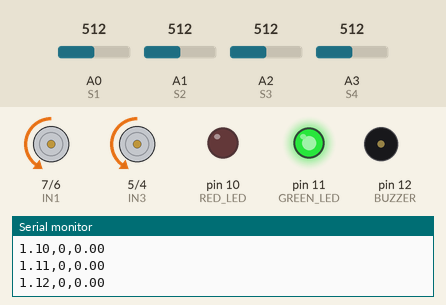
Simulated run of this sketch. Board: Arduino Uno, built with avr-gcc and run on an emulated ATmega328P. Shown: motor-driver pin pairs drawn as motors (green arrow = first pin HIGH = forward, orange = second pin HIGH = backward, longer = more drive, scaled by the enable pin), output pins drawn as LEDs (lit = HIGH), buzzer (waves = sounding, pin HIGH), the last lines printed to the serial monitor. Inputs (shaded band) come from the test bench; at power-on: A3 (S4) = 512, A2 (S3) = 512, A0 (S1) = 512, A1 (S2) = 512.

Above: at 1.2 s.
1.3 s: A3 (S4) set to 487
At 1.9 s:
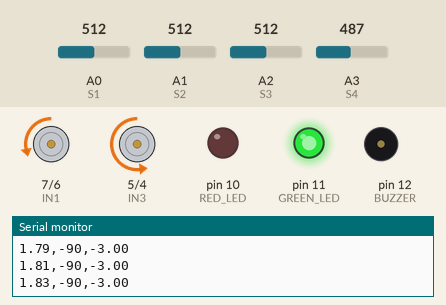
2.8 s: A2 (S3) set to 490
At 4.2 s:
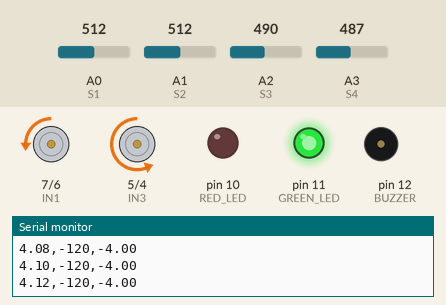
5.8 s: A0 (S1) set to 484
At 6.6 s:
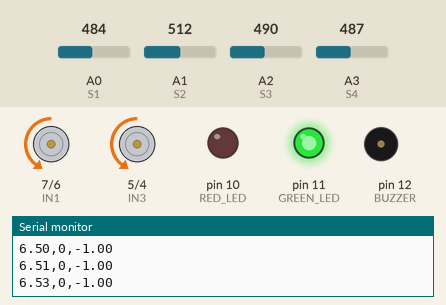
7.3 s: A1 (S2) set to 490
At 7.8 s:
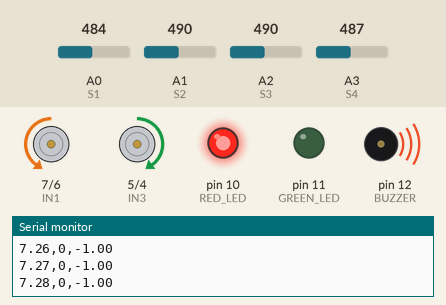
8.8 s: A3 (S4) set to 510
At 10.0 s:
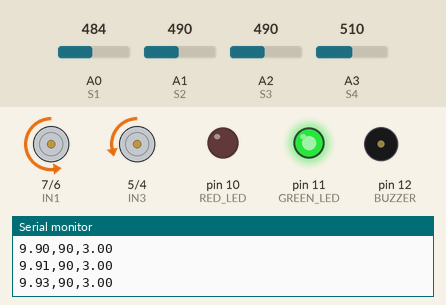
10.3 s: A3 (S4) set to 490
At 11.7 s:
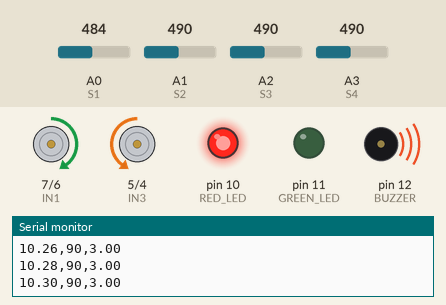
Timing chart, 0 to 12.8 s (numbered marks = the images above; inputs shaded):
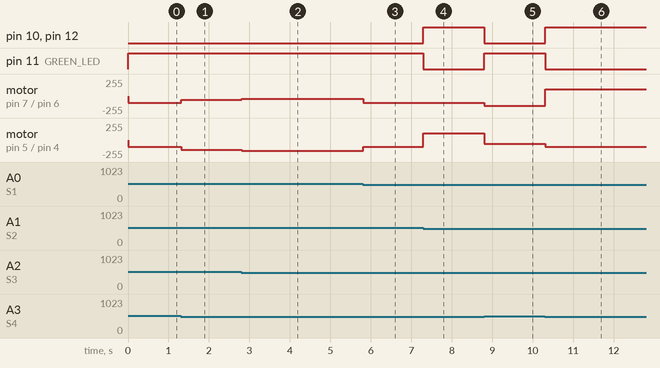

The sketch:

code_before_PID.ino
```cpp
// ======================
// L298N Motor Driver Pins Configuration
// ======================

// These pins control the direction of the motors for turning, forward, or backward motion
#define IN1 7  // Left motor direction control pin
#define IN2 6  // Left motor direction control pin
#define IN3 5  // Right motor direction control pin
#define IN4 4  // Right motor direction control pin

// These pins control the speed of the left and right motors using PWM signals
#define ENA 3  // PWM speed control pin for the left motor
#define ENB 9  // PWM speed control pin for the right motor

// ======================
// IR Sensor Pins Configuration
// ======================

// These pins read analog signals from line-following IR sensors
#define S1 A0  // Far Left IR sensor, detects far-left line position
#define S2 A1  // Mid Left IR sensor, detects mid-left line position
#define S3 A2  // Mid Right IR sensor, detects mid-right line position
#define S4 A3  // Far Right IR sensor, detects far-right line position

// ======================
// Motor Speed & PID Constants
// ======================

// BASE_SPEED determines the baseline speed of both motors during straight movement
#define BASE_SPEED 100     // Base motor speed (value between 0 and 255)

// MAX_CORRECTION limits the maximum speed difference applied to correct the robot's direction
#define MAX_CORRECTION 80  // Maximum speed adjustment for correcting movement

// THRESHOLD is the IR sensors' sensitivity cutoff, differentiating between black line and white background
#define THRESHOLD 500      // IR sensor threshold for line detection

// ERROR_DEADBAND is the tolerance range within which small directional errors are ignored (drives straight)
#define ERROR_DEADBAND 2   // Tolerance level to prevent micro-corrections

// ======================
// Status LEDs & Buzzer Configuration
// ======================

// These components visually and audibly indicate the robot’s state
#define RED_LED 10   // LED lights up when the robot loses the line
#define GREEN_LED 11 // LED lights up when the robot is following the line
#define BUZZER 12    // Buzzer sounds when the robot loses the line

// ======================
// Memory Variables
// ======================

// `lastLinePos` stores the last known position of the line (-1 = Left, 1 = Right, 0 = Center)
int lastLinePos = 0;

void setup() {
  // Motor pins setup as OUTPUT
  pinMode(IN1, OUTPUT);
  pinMode(IN2, OUTPUT);
  pinMode(IN3, OUTPUT);
  pinMode(IN4, OUTPUT);

  // Speed control pins setup as OUTPUT
  pinMode(ENA, OUTPUT);
  pinMode(ENB, OUTPUT);

  // Status indicator pins (LEDs and buzzer) set as OUTPUT
  pinMode(RED_LED, OUTPUT);
  pinMode(GREEN_LED, OUTPUT);
  pinMode(BUZZER, OUTPUT);

  // Begin serial communication for debugging purposes
  Serial.begin(9600);
}

// ======================
// Motor Control Functions
// ======================

// Function: Move both motors forward at a specified speed
void forward(int speed) {
  digitalWrite(IN2, HIGH);  // Left motor moves forward
  digitalWrite(IN1, LOW);   // Left motor direction LOW
  digitalWrite(IN4, HIGH);  // Right motor moves forward
  digitalWrite(IN3, LOW);   // Right motor direction LOW
  analogWrite(ENA, speed);  // Set left motor speed
  analogWrite(ENB, speed);  // Set right motor speed
}

// Function: Turn left by stopping the right motor and reducing left motor speed
void turnLeft(int speed) {
  digitalWrite(IN1, LOW);   // Left motor LOW direction
  digitalWrite(IN2, HIGH);  // Left motor forward
  analogWrite(ENA, speed);  // Reduce left motor speed
  digitalWrite(IN3, LOW);   // Right motor stopped
  digitalWrite(IN4, LOW);   // Right motor stopped
  analogWrite(ENB, 0);      // Stop right motor
}

// Function: Turn right by stopping the left motor and reducing right motor speed
void turnRight(int speed) {
  digitalWrite(IN1, LOW);   // Left motor stop
  digitalWrite(IN2, LOW);   // Left motor stop
  analogWrite(ENA, 0);      // Stop left motor
  digitalWrite(IN3, LOW);   // Right motor LOW
  digitalWrite(IN4, HIGH);  // Right motor forward
  analogWrite(ENB, speed);  // Reduce right motor speed
}

// Function: Spin anticlockwise (left motor backward, right motor forward)
void spinLeft(int speed) {
  digitalWrite(IN1, HIGH);  // Left motor backward
  digitalWrite(IN2, LOW);   // Left motor direction LOW
  digitalWrite(IN3, LOW);   // Right motor stop
  digitalWrite(IN4, HIGH);  // Right motor forward
  analogWrite(ENA, speed);  // Adjust left motor speed
  analogWrite(ENB, speed);  // Adjust right motor speed
}

// Function: Spin clockwise (left motor forward, right motor backward)
void spinRight(int speed) {
  digitalWrite(IN1, LOW);   // Left motor forward
  digitalWrite(IN2, HIGH);  // Left motor direction HIGH
  digitalWrite(IN3, HIGH);  // Right motor backward
  digitalWrite(IN4, LOW);   // Right motor direction LOW
  analogWrite(ENA, speed);  // Adjust left motor speed
  analogWrite(ENB, speed);  // Adjust right motor speed
}

// ======================
// Main Loop
// ======================

void loop() {
  float currentTimeSec = millis() / 1000.0;  // Track elapsed time in seconds

  // Read IR sensor analog values
  int v1 = analogRead(S1);  // Far Left sensor
  int v2 = analogRead(S2);  // Mid Left sensor
  int v3 = analogRead(S3);  // Mid Right sensor
  int v4 = analogRead(S4);  // Far Right sensor

  // Convert analog values to binary (1 for line detected, 0 for no line)
  int s1 = (v1 > THRESHOLD);
  int s2 = (v2 > THRESHOLD);
  int s3 = (v3 > THRESHOLD);
  int s4 = (v4 > THRESHOLD);

  // Calculate weighted error based on sensor positions to center the robot on the line
  float error = (-3 * s1) + (-1 * s2) + (1 * s3) + (3 * s4);

  // `lastLinePos` tracks the last known error direction for recovery
  if (error < 0) lastLinePos = -1;  // Line is to the left
  if (error > 0) lastLinePos = 1;   // Line is to the right

  // Handle lost line scenario (all sensors OFF)
  if (!s1 && !s2 && !s3 && !s4) {
    // Turn RED LED and buzzer ON to signal lost line detection
    digitalWrite(RED_LED, HIGH);
    digitalWrite(GREEN_LED, LOW);
    digitalWrite(BUZZER, HIGH);

    // Attempt recovery based on last known line position
    if (lastLinePos == -1) {
      spinRight(100);  // Rotate clockwise to find the line
    } else {
      spinLeft(100);   // Rotate anticlockwise to find the line
    }
    return;  // Skip remaining loop logic until the line is recovered
  }

  // Turn GREEN LED ON and RED LED/Buzzer OFF to indicate normal operation
  digitalWrite(RED_LED, LOW);
  digitalWrite(GREEN_LED, HIGH);
  digitalWrite(BUZZER, LOW);

  int leftSpeed, rightSpeed;

  // Apply deadband logic: Drive straight if the error is within tolerance
  if (abs(error) <= ERROR_DEADBAND) {
    leftSpeed = BASE_SPEED;  // Maintain uniform speed on straight paths
    rightSpeed = BASE_SPEED;
  } else {
    // Calculate correction factor for adjusting motor speeds
    int correction = error * 15;  // Proportional gain factor for correcting turns
    correction = constrain(correction, -MAX_CORRECTION, MAX_CORRECTION);  // Limit correction to valid range

    // Adjust motor speeds using proportional correction logic
    leftSpeed = BASE_SPEED + correction;  // Modify left speed based on error
    rightSpeed = BASE_SPEED - correction; // Modify right speed based on error
  }

  // Ensure motor speeds are within valid PWM range (0 to 255)
  leftSpeed = constrain(leftSpeed, 0, 255);
  rightSpeed = constrain(rightSpeed, 0, 255);

  int steering_cmd = leftSpeed - rightSpeed;  // Difference between left and right motor speeds

  // Drive forward with the corrected motor speeds
  digitalWrite(IN2, HIGH);  // Left motor forward
  digitalWrite(IN1, LOW);   // Left motor direction LOW
  digitalWrite(IN4, HIGH);  // Right motor forward
  digitalWrite(IN3, LOW);   // Right motor direction LOW

  // Apply corrected speeds using PWM
  analogWrite(ENA, leftSpeed);
  analogWrite(ENB, rightSpeed);

  // Output debugging information
  Serial.print(currentTimeSec, 2);   // Log time
  Serial.print(",");                // Separator
  Serial.print(steering_cmd);       // Log steering command
  Serial.print(",");
  Serial.println(error);            // Log error
}
```

Measured:
- the behaviour switches between 501 and 500 on A3 (S4) (found by bisection; images 0 and 1)
- the behaviour switches between 501 and 500 on A0 (S1) (found by bisection; images 2 and 3)
- after the input at 1.3 s, motor on pin 7 (IN1) / pin 6 (IN2): backward 100/255 → backward 55/255 at once; motor on pin 5 (IN3) / pin 4 (IN4): backward 100/255 → backward 145/255 at once
- after the input at 2.8 s, motor on pin 7 (IN1) / pin 6 (IN2): backward 55/255 → backward 40/255 at once; motor on pin 5 (IN3) / pin 4 (IN4): backward 145/255 → backward 160/255 at once
- after the input at 5.8 s, motor on pin 7 (IN1) / pin 6 (IN2): backward 40/255 → backward 100/255 at once; motor on pin 5 (IN3) / pin 4 (IN4): backward 160/255 → backward 100/255 at once
- after the input at 7.3 s, pin 10 (RED_LED), pin 12 (BUZZER): LOW → HIGH at once; pin 11 (GREEN_LED): HIGH → LOW at once; motor on pin 5 (IN3) / pin 4 (IN4): backward 100/255 → forward 100/255 at once
- after the input at 8.8 s, pin 10 (RED_LED), pin 12 (BUZZER): HIGH → LOW at once; pin 11 (GREEN_LED): LOW → HIGH at once; motor on pin 7 (IN1) / pin 6 (IN2): backward 100/255 → backward 145/255 at once; motor on pin 5 (IN3) / pin 4 (IN4): forward 100/255 → backward 55/255 at once
- after the input at 10.3 s, pin 10 (RED_LED), pin 12 (BUZZER): LOW → HIGH at once; pin 11 (GREEN_LED): HIGH → LOW at once; motor on pin 7 (IN1) / pin 6 (IN2): backward 145/255 → forward 100/255 at once; motor on pin 5 (IN3) / pin 4 (IN4): backward 55/255 → backward 100/255 at once
